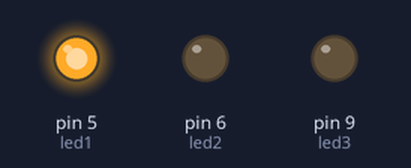
A sketch run on a simulated Arduino Uno, built with avr-gcc and run on an emulated ATmega328P. Parts: output pins drawn as LEDs (lit = HIGH).

Above: at 0.5 s.
At 1.5 s:
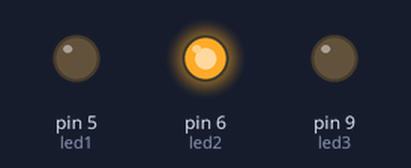
At 5.5 s:
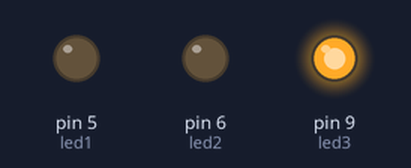
Timing chart, 0 to 6.9 s (numbered marks = the images above):
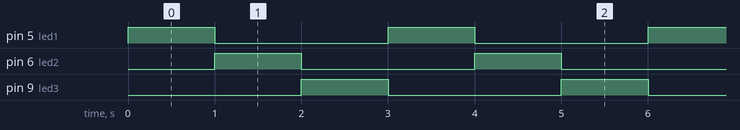

Measured:
- by itself, pin 5 (led1), pin 6 (led2), pin 9 (led3): alternates HIGH for 1.0 s and LOW for 2.0 s
- by itself, everything shown: repeats every 3.0 s, in 4 steps

The sketch:

LED_Blink.ino
```cpp
int led1 = 5;
int led2 = 6;
int led3 = 9;

void setup() {
  // put your setup code here, to run once

  //initialize digital pin LEDs as an output
  pinMode(led1, OUTPUT);
  pinMode(led2, OUTPUT);
  pinMode(led3, OUTPUT);
}

void loop() {
  // put your main code here, to run repeatedly:
  digitalWrite(led1, HIGH);
  delay(1000);
  digitalWrite(led1, LOW);

  digitalWrite(led2, HIGH);
  delay(1000);
  digitalWrite(led2, LOW);

  digitalWrite(led3, HIGH);
  delay(1000);
  digitalWrite(led3, LOW);
}
```
